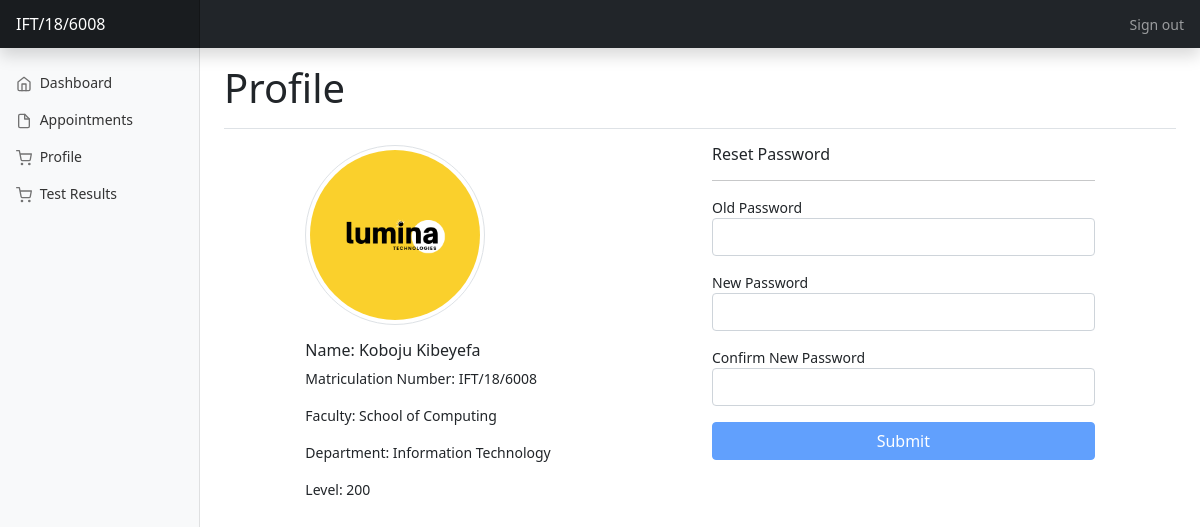
Page /student/profile/ (signed in) on the committed database.
### app/models.py (models this page shows, shortened)
class StudentProfile(models.Model):
    student = models.OneToOneField(User, on_delete=models.CASCADE,)
    matric_number = models.CharField(max_length=255, unique=True)
    surname = models.CharField(max_length=255,)
    first_name = models.CharField(max_length=255,)
    faculty = models.CharField(max_length=255)
    department = models.CharField(max_length=255)
    level = models.CharField(choices=(("100", "100"), ("200", "200"), ("300", "300"), ("400", "400"), ("500", "500")), max_length=255)
    profile_image = models.FileField(upload_to="static/uploads", blank=True, null=True)
    class Meta:
        verbose_name = "Student Profile"
        verbose_name_plural = "Student Profiles"

### app/views.py (the view, shortened to what this page needs)
# urls.py: path('student/profile/', StudentProfileView.as_view()),
class StudentProfileView(View):
    def get(self, request):
        user = self.request.user
        if not user.is_authenticated or not user.is_student:
            return redirect('/student/login/')
        profile = StudentProfile.objects.get(student=user)
        return render(request, 'student/profile.html', {'profile': profile})

### templates/student/profile.html (shortened to what this page needs)
{% extends "student/index.html" %}
{% block heading %}
  <h1>Profile</h1>
{% endblock heading %}
{% block main %}
<div class="row justify-content-center">
    <div class="col col-md-5">
      <div class="">
        <img src="{{ profile.profile_image.url }}" alt="" class="img-thumbnail" style="border-radius: 50%; max-width:180px">
      </div>
      <div class="mt-3">
        <h6>Name: {{profile.surname}} {{ profile.first_name }}</h6>
        <div>
          <p>Matriculation Number: {{ profile.matric_number }}</p>
          <p>Faculty: {{ profile.faculty }}</p>
          <p>Department: {{ profile.department }}</p>
          <p>Level: {{ profile.level }}</p>
        </div>
      </div>
    </div>
    <div class="col col-md-5">
      <form action="" method="post" id="password_reset_form" style="max-width:500px" class="mb-5">
        <h6>Reset Password</h6>
        <hr>
        <div class="form-group mb-3">
          <label for="">Old Password</label>
          <input type="password" name="old_password" id="old_password" class="form-control">
        </div>
        <div class="form-group mb-3">
          <label for="">New Password</label>
          <input type="password" name="new_password" id="new_password" class="form-control">
        </div>
        <div class="form-group mb-3">
          <label for="">Confirm New Password</label>
          <input type="password" name="confirm_password" id="confirm_password" class="form-control">
        </div>
        <button class="btn btn-primary w-100" id="submit_btn" disabled>Submit</button>
      </form>
    </div>
</div>
{% endblock main %}

### templates/student/index.html (shortened to what this page needs)
<!doctype html>
<html lang="en">
  <head>
    <link href="/static/bootstrap/bootstrap.min.css" rel="stylesheet">
    <link href="/static/dashboard/dashboard.css" rel="stylesheet">
  </head>
  <body>
<header class="navbar navbar-dark sticky-top bg-dark flex-md-nowrap p-0 shadow">
  <a class="navbar-brand col-md-3 col-lg-2 me-0 px-3" href="#">{{profile.matric_number}}</a>
  <div class="navbar-nav">
    <div class="nav-item text-nowrap">
      <a class="nav-link px-3" href="/auth/signout/">Sign out</a>
    </div>
  </div>
</header>
<div class="container-fluid">
  <div class="row">
    <nav id="sidebarMenu" class="col-md-3 col-lg-2 d-md-block bg-light sidebar collapse">
      <div class="position-sticky pt-3">
        <ul class="nav flex-column">
          <li class="nav-item">
            <a class="nav-link" aria-current="page" href="/student/dashboard/">
              <span data-feather="home"></span>
              Dashboard
            </a>
          </li>
          <li class="nav-item">
            <a class="nav-link" href="/student/appointments/">
              <span data-feather="file"></span>
              Appointments
            </a>
          </li>
          <li class="nav-item">
            <a class="nav-link" href="/student/profile/">
              <span data-feather="shopping-cart"></span>
              Profile
            </a>
          </li>
          <li class="nav-item">
            <a class="nav-link" href="/student/test-results/">
              <span data-feather="shopping-cart"></span>
              Test Results
            </a>
          </li>
        </ul>
      </div>
    </nav>
    <main class="col-md-9 ms-sm-auto col-lg-10 px-md-4">
      <div class="d-flex justify-content-between flex-wrap flex-md-nowrap align-items-center pt-3 pb-2 mb-3 border-bottom">
        {% block heading %}
        {% endblock heading %}
      </div>
      {% block main %}
      {% endblock main %}
    </main>
  </div>
</div>
  </body>
</html>

### static/dashboard/dashboard.css (style rules this page uses)
body { font-size: .875rem; }
.feather { width: 16px; height: 16px; vertical-align: text-bottom; }
.sidebar { position: fixed; top: 0; bottom: 0; left: 0; z-index: 100; padding: 48px 0 0; box-shadow: inset -1px 0 0 rgba(0, 0, 0, .1); }
.sidebar .nav-link { font-weight: 500; color: #333; }
.sidebar .nav-link .feather { margin-right: 4px; color: #727272; }
.navbar-brand { padding-top: .75rem; padding-bottom: .75rem; font-size: 1rem; background-color: rgba(0, 0, 0, .25); box-shadow: inset -1px 0 0 rgba(0, 0, 0, .25); }

### rows in the picture
StudentProfile: matric_number "IFT/18/6008", profile_image (picture), surname "Koboju", first_name "Kibeyefa", faculty "School of Computing", department "Information Technology", level "200"
